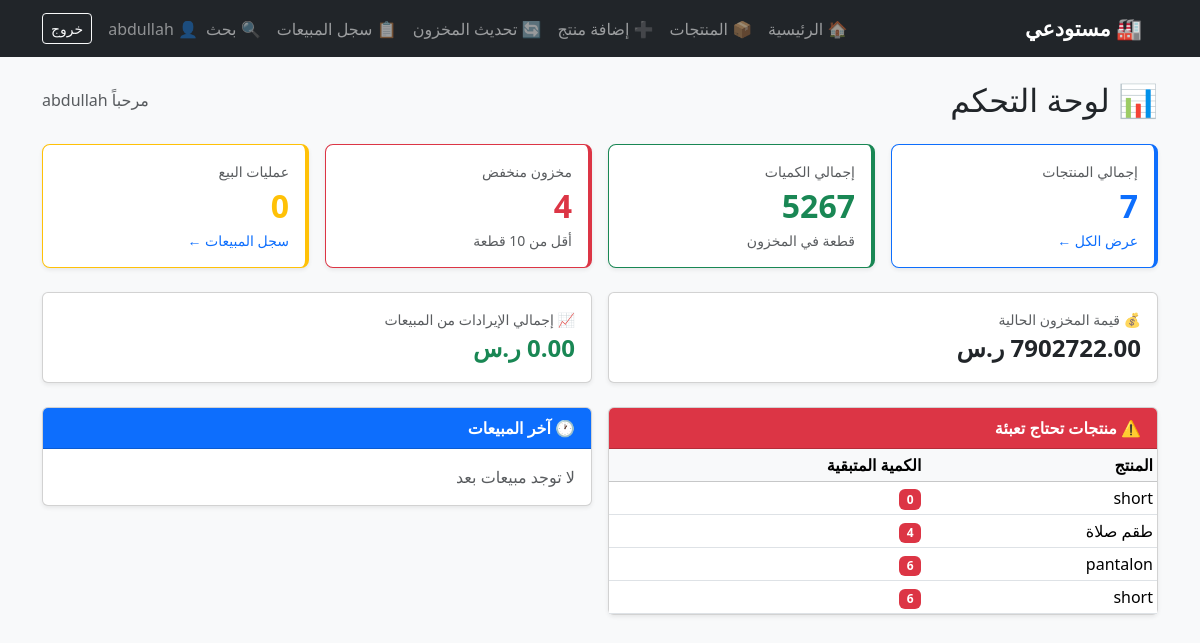
The page / (signed in) on the database its author committed.
### tables this page shows
CREATE TABLE products(
    id INTEGER PRIMARY KEY AUTOINCREMENT,
    productname TEXT NOT NULL,
    quantity INTEGER NOT NULL,
    price REAL NOT NULL
);

### app.py (the view)
@app.route("/")
@login_required
def home():
    stats = get_dashboard_stats()
    recent_sales = get_recent_sales(5)
    return render_template("index.html", stats=stats, recent_sales=recent_sales)

### app.py (called while the page is built)
def login_required(f):
    @wraps(f)
    def decorated_function(*args, **kwargs):
        if "user_id" not in session:
            flash("يجب تسجيل الدخول أولاً", "warning")
            return redirect(url_for("login"))
        return f(*args, **kwargs)
    return decorated_function

### inventory.py (called while the page is built)
def get_recent_sales(limit=5):
    conn = sqlite3.connect("inventory.db")
    conn.row_factory = sqlite3.Row
    cursor = conn.cursor()
    cursor.execute("""
        SELECT * FROM sales
        ORDER BY sold_at DESC
        LIMIT ?
    """, (limit,))
    sales = cursor.fetchall()
    conn.close()
    return sales

### templates/index.html (shortened to what this page needs)
{% extends "layout.html" %}
{% block body %}
<div class="d-flex justify-content-between align-items-center mb-4">
    <h2 class="mb-0">📊 لوحة التحكم</h2>
    <span class="text-muted">مرحباً {{ session.username }}</span>
</div>
<div class="row g-3 mb-4">
    <div class="col-md-3 col-6">
        <div class="card stat-card blue shadow-sm p-3">
            <div class="text-muted small">إجمالي المنتجات</div>
            <div class="fs-2 fw-bold text-primary">{{ stats.total_products }}</div>
            <a href="/all_product" class="text-decoration-none small">عرض الكل ←</a>
        </div>
    </div>
    <div class="col-md-3 col-6">
        <div class="card stat-card green shadow-sm p-3">
            <div class="text-muted small">إجمالي الكميات</div>
            <div class="fs-2 fw-bold text-success">{{ stats.total_quantity }}</div>
            <span class="text-muted small">قطعة في المخزون</span>
        </div>
    </div>
    <div class="col-md-3 col-6">
        <div class="card stat-card red shadow-sm p-3">
            <div class="text-muted small">مخزون منخفض</div>
            <div class="fs-2 fw-bold text-danger">{{ stats.low_stock_count }}</div>
            <span class="text-muted small">أقل من {{ stats.low_stock_threshold }} قطعة</span>
        </div>
    </div>
    <div class="col-md-3 col-6">
        <div class="card stat-card gold shadow-sm p-3">
            <div class="text-muted small">عمليات البيع</div>
            <div class="fs-2 fw-bold text-warning">{{ stats.total_sales }}</div>
            <a href="/sales" class="text-decoration-none small">سجل المبيعات ←</a>
        </div>
    </div>
</div>
<div class="row g-3 mb-4">
    <div class="col-md-6">
        <div class="card shadow-sm p-3">
            <div class="text-muted small">💰 قيمة المخزون الحالية</div>
            <div class="fs-4 fw-bold">{{ "%.2f"|format(stats.inventory_value) }} ر.س</div>
        </div>
    </div>
    <div class="col-md-6">
        <div class="card shadow-sm p-3">
            <div class="text-muted small">📈 إجمالي الإيرادات من المبيعات</div>
            <div class="fs-4 fw-bold text-success">{{ "%.2f"|format(stats.total_revenue) }} ر.س</div>
        </div>
    </div>
</div>
<div class="row g-3">
    <div class="col-md-6">
        <div class="card shadow-sm">
            <div class="card-header bg-danger text-white fw-bold">
                ⚠️ منتجات تحتاج تعبئة
            </div>
            <div class="card-body p-0">
                {% if stats.low_stock_products %}
                <table class="table table-sm mb-0">
                    <thead class="table-light">
                        <tr>
                            <th>المنتج</th>
                            <th>الكمية المتبقية</th>
                        </tr>
                    </thead>
                    <tbody>
                        {% for p in stats.low_stock_products %}
                        <tr>
                            <td>{{ p.productname }}</td>
                            <td><span class="badge bg-danger">{{ p.quantity }}</span></td>
                        </tr>
                        {% endfor %}
                    </tbody>
                </table>
                {% else %}
                <p class="text-success p-3 mb-0">✅ جميع المنتجات بكميات كافية</p>
                {% endif %}
            </div>
        </div>
    </div>
    <div class="col-md-6">
        <div class="card shadow-sm">
            <div class="card-header bg-primary text-white fw-bold">
                🕐 آخر المبيعات
            </div>
            <div class="card-body p-0">
                {% if recent_sales %}
                <table class="table table-sm mb-0">
                    <thead class="table-light">
                        <tr>
                            <th>المنتج</th>
                            <th>الكمية</th>
                            <th>المبلغ</th>
                        </tr>
                    </thead>
                    <tbody>
                        {% for sale in recent_sales %}
                        <tr>
                            <td>{{ sale.productname }}</td>
                            <td>{{ sale.quantity_sold }}</td>
                            <td>{{ "%.2f"|format(sale.total_amount) }}</td>
                        </tr>
                        {% endfor %}
                    </tbody>
                </table>
                {% else %}
                <p class="text-muted p-3 mb-0">لا توجد مبيعات بعد</p>
                {% endif %}
            </div>
        </div>
    </div>
</div>
{% endblock %}

### templates/layout.html (shortened to what this page needs)
<!DOCTYPE html>
<html dir="rtl" lang="ar">
<head>
    <link href="https://cdn.jsdelivr.net/npm/bootstrap@5.3.3/dist/css/bootstrap.min.css" rel="stylesheet">
</head>
<body class="bg-light">
{% if session.user_id %}
<nav class="navbar navbar-expand-lg navbar-dark bg-dark">
    <div class="container">
        <a class="navbar-brand" href="/">🏭 مستودعي</a>
        <div class="collapse navbar-collapse" id="navMenu">
            <ul class="navbar-nav me-auto mb-2 mb-lg-0">
                <li class="nav-item">
                    <a class="nav-link" href="/">🏠 الرئيسية</a>
                </li>
                <li class="nav-item">
                    <a class="nav-link" href="/all_product">📦 المنتجات</a>
                </li>
                <li class="nav-item">
                    <a class="nav-link" href="/add">➕ إضافة منتج</a>
                </li>
                <li class="nav-item">
                    <a class="nav-link" href="/add_new_stock">🔄 تحديث المخزون</a>
                </li>
                <li class="nav-item">
                    <a class="nav-link" href="/sales">📋 سجل المبيعات</a>
                </li>
                <li class="nav-item">
                    <a class="nav-link" href="/search">🔍 بحث</a>
                </li>
            </ul>
            <div class="d-flex align-items-center gap-3">
                <span class="text-white-50">👤 {{ session.username }}</span>
                <a href="/logout" class="btn btn-outline-light btn-sm">خروج</a>
            </div>
        </div>
    </div>
</nav>
{% endif %}
<div class="container mt-4">
    {% block body %}{% endblock %}
</div>
</body>
</html>

### templates/layout.html (style rules this page uses)
body { font-family: 'Segoe UI', Tahoma, Geneva, Verdana, sans-serif; }
.navbar-brand { font-weight: bold; font-size: 1.3rem; }
.stat-card { border-right: 4px solid; border-radius: 8px; }
.stat-card.blue { border-color: #0d6efd; }
.stat-card.green { border-color: #198754; }
.stat-card.red { border-color: #dc3545; }
.stat-card.gold { border-color: #ffc107; }

### rows shown on the page
products: productname "short", quantity "0"
products: productname "طقم صلاة", quantity "4"
products: productname "pantalon", quantity "6"
products: productname "short", quantity "6"

### other values the page prints
{{ session.username }} "abdullah"
{{ stats.total_products }} "7"
{{ stats.total_quantity }} "5267"
{{ stats.low_stock_count }} "4"
{{ stats.total_sales }} "0"
{{ "%.2f"|format(stats.total_revenue) }} "0.00"
